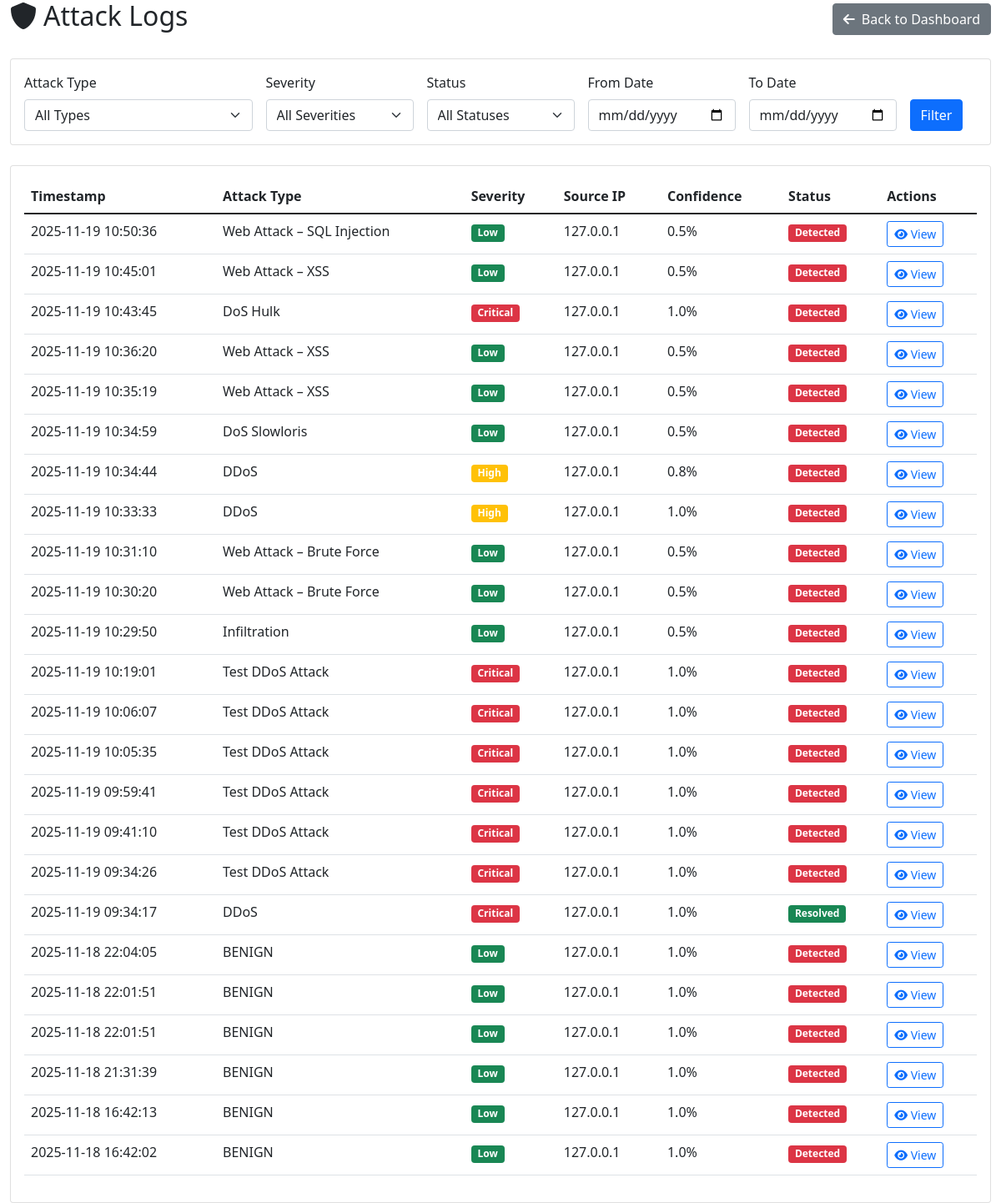
/dashboard/attacks/ (signed in), run on the app's committed database.
### cyberattack/models.py (models this page shows, shortened)
class AttackLog(models.Model):
    ATTACK_TYPES = [
        (0, 'BENIGN'),
        (1, 'DDoS'),
        (2, 'FTP-Patator'),
        (3, 'SSH-Patator'),
        (4, 'DoS Hulk'),
        (5, 'DoS GoldenEye'),
        (6, 'DoS Slowloris'),
        (7, 'DoS Slowhttptest'),
        (8, 'Heartbleed'),
        (9, 'Web Attack – Brute Force'),
        (10, 'Web Attack – XSS'),
        (11, 'Web Attack – SQL Injection'),
        (12, 'Infiltration'),
    ]
    SEVERITY_LEVELS = [
        ('Low', 'Low'),
        ('Medium', 'Medium'),
        ('High', 'High'),
        ('Critical', 'Critical'),
    ]
    STATUS_CHOICES = [
        ('detected', 'Detected'),
        ('investigating', 'Under Investigation'),
        ('resolved', 'Resolved'),
        ('false_positive', 'False Positive'),
    ]
    attack_type = models.IntegerField(choices=ATTACK_TYPES, default=0)
    attack_name = models.CharField(max_length=100)
    severity = models.CharField(max_length=20, choices=SEVERITY_LEVELS, default='Medium')
    confidence_score = models.FloatField(default=0.0)
    destination_port = models.FloatField()
    flow_iat_min = models.FloatField()
    init_win_bytes_forward = models.FloatField()
    flow_duration = models.FloatField()
    total_length_of_fwd_packets = models.FloatField()
    init_win_bytes_backward = models.FloatField()
    flow_bytes_s = models.FloatField()
    fwd_iat_min = models.FloatField()
    bwd_packets_s = models.FloatField()
    fwd_packet_length_max = models.FloatField()
    bwd_iat_total = models.FloatField()
    fin_flag_count = models.FloatField()
    flow_packets_s = models.FloatField()
    source_ip = models.GenericIPAddressField(null=True, blank=True)
    user_agent = models.TextField(null=True, blank=True)
    request_path = models.CharField(max_length=500, null=True, blank=True)
    timestamp = models.DateTimeField(default=django_timezone.now)
    scenario_name = models.CharField(max_length=200, default='Unknown')
    status = models.CharField(max_length=20, choices=STATUS_CHOICES, default='detected')
    investigated_by = models.ForeignKey(User, on_delete=models.SET_NULL, null=True, blank=True)
    investigation_notes = models.TextField(blank=True)
    resolved_at = models.DateTimeField(null=True, blank=True)
    class Meta:
        ordering = ['-timestamp']
        indexes = [
            models.Index(fields=['timestamp']),
            models.Index(fields=['attack_type']),
            models.Index(fields=['severity']),
            models.Index(fields=['status']),
        ]

### cyberattack/admin_views.py (the view)
# urls.py: path('dashboard/attacks/', admin_views.attack_logs, name='attack_logs'),
@login_required
@user_passes_test(is_admin)
def attack_logs(request):
    logs = AttackLog.objects.all().order_by('-timestamp')
    attack_type = request.GET.get('attack_type')
    severity = request.GET.get('severity')
    status = request.GET.get('status')
    date_from = request.GET.get('date_from')
    date_to = request.GET.get('date_to')
    if attack_type:
        logs = logs.filter(attack_type=attack_type)
    if severity:
        logs = logs.filter(severity=severity)
    if status:
        logs = logs.filter(status=status)
    if date_from:
        logs = logs.filter(timestamp__gte=date_from)
    if date_to:
        logs = logs.filter(timestamp__lte=date_to)
    paginator = Paginator(logs, 25)
    page_number = request.GET.get('page')
    page_obj = paginator.get_page(page_number)
    attack_types = AttackLog.ATTACK_TYPES
    severities = AttackLog.SEVERITY_LEVELS
    statuses = AttackLog.STATUS_CHOICES
    context = {
        'page_obj': page_obj,
        'attack_types': attack_types,
        'severities': severities,
        'statuses': statuses,
        'current_filters': {
            'attack_type': attack_type,
            'severity': severity,
            'status': status,
            'date_from': date_from,
            'date_to': date_to,
        }
    }
    return render(request, 'cyberattack/attack_logs.html', context)

### cyberattack/admin_views.py (called while the page is built)
def is_admin(user):
    return user.is_staff or user.is_superuser

### cyberattack/models.py (called while the page is built)
    @classmethod
    def get_status(cls):
        maintenance, created = cls.objects.get_or_create(pk=1)
        return maintenance

### cyberattack/templates/cyberattack/attack_logs.html (shortened to what this page needs)
<!DOCTYPE html>
<html>
<head>
    <link href="https://cdn.jsdelivr.net/npm/bootstrap@5.1.3/dist/css/bootstrap.min.css" rel="stylesheet">
    <link href="https://cdnjs.cloudflare.com/ajax/libs/font-awesome/6.0.0/css/all.min.css" rel="stylesheet">
</head>
<body>
    <div class="container-fluid">
        <div class="row">
            <div class="col-12">
                <div class="d-flex justify-content-between align-items-center mb-4">
                    <h2><i class="fas fa-shield-alt me-2"></i>Attack Logs</h2>
                    <a href="{% url 'admin_dashboard' %}" class="btn btn-secondary">
                        <i class="fas fa-arrow-left me-2"></i>Back to Dashboard
                    </a>
                </div>
                <div class="card mb-4">
                    <div class="card-body">
                        <form method="get" class="row g-3">
                            <div class="col-md-3">
                                <label class="form-label">Attack Type</label>
                                <select name="attack_type" class="form-select">
                                    <option value="">All Types</option>
                                </select>
                            </div>
                            <div class="col-md-2">
                                <label class="form-label">Severity</label>
                                <select name="severity" class="form-select">
                                    <option value="">All Severities</option>
                                </select>
                            </div>
                            <div class="col-md-2">
                                <label class="form-label">Status</label>
                                <select name="status" class="form-select">
                                    <option value="">All Statuses</option>
                                </select>
                            </div>
                            <div class="col-md-2">
                                <label class="form-label">From Date</label>
                                <input type="date" name="date_from" class="form-control" value="{{ current_filters.date_from }}">
                            </div>
                            <div class="col-md-2">
                                <label class="form-label">To Date</label>
                                <input type="date" name="date_to" class="form-control" value="{{ current_filters.date_to }}">
                            </div>
                            <div class="col-md-1">
                                <label class="form-label">&nbsp;</label>
                                <button type="submit" class="btn btn-primary d-block">Filter</button>
                            </div>
                        </form>
                    </div>
                </div>
                <div class="card">
                    <div class="card-body">
                        {% if page_obj %}
                            <div class="table-responsive">
                                <table class="table table-hover">
                                    <thead>
                                        <tr>
                                            <th>Timestamp</th>
                                            <th>Attack Type</th>
                                            <th>Severity</th>
                                            <th>Source IP</th>
                                            <th>Confidence</th>
                                            <th>Status</th>
                                            <th>Actions</th>
                                        </tr>
                                    </thead>
                                    <tbody>
                                        {% for attack in page_obj %}
                                        <tr>
                                            <td>{{ attack.timestamp|date:"Y-m-d H:i:s" }}</td>
                                            <td>{{ attack.attack_name }}</td>
                                            <td>
                                                <span class="badge bg-{% if attack.severity == 'Critical' %}danger{% elif attack.severity == 'High' %}warning{% elif attack.severity == 'Medium' %}info{% else %}success{% endif %}">
                                                    {{ attack.severity }}
                                                </span>
                                            </td>
                                            <td>{{ attack.source_ip|default:"Unknown" }}</td>
                                            <td>{{ attack.confidence_score|floatformat:1 }}%</td>
                                            <td>
                                                <span class="badge bg-{% if attack.status == 'resolved' %}success{% elif attack.status == 'investigating' %}warning{% elif attack.status == 'false_positive' %}secondary{% else %}danger{% endif %}">
                                                    {{ attack.get_status_display }}
                                                </span>
                                            </td>
                                            <td>
                                                <a href="{% url 'attack_detail' attack.id %}" class="btn btn-sm btn-outline-primary">
                                                    <i class="fas fa-eye"></i> View
                                                </a>
                                            </td>
                                        </tr>
                                        {% endfor %}
                                    </tbody>
                                </table>
                            </div>
                        {% else %}
                            <div class="text-center py-5">
                                <i class="fas fa-shield-alt fa-3x text-muted mb-3"></i>
                                <h5 class="text-muted">No attack logs found</h5>
                                <p class="text-muted">Try adjusting your filters or check back later.</p>
                            </div>
                        {% endif %}
                    </div>
                </div>
            </div>
        </div>
    </div>
</body>
</html>

### data on the page
AttackLog: timestamp "2025-11-19 10:50:36", attack_name "Web Attack – SQL Injection", severity "Low", source_ip "127.0.0.1", confidence_score "0.5", status "Detected"
AttackLog: timestamp "2025-11-19 10:45:01", attack_name "Web Attack – XSS", severity "Low", source_ip "127.0.0.1", confidence_score "0.5", status "Detected"
AttackLog: timestamp "2025-11-19 10:43:45", attack_name "DoS Hulk", severity "Critical", source_ip "127.0.0.1", confidence_score "1.0", status "Detected"
AttackLog: timestamp "2025-11-19 10:36:20", attack_name "Web Attack – XSS", severity "Low", source_ip "127.0.0.1", confidence_score "0.5", status "Detected"
AttackLog: timestamp "2025-11-19 10:35:19", attack_name "Web Attack – XSS", severity "Low", source_ip "127.0.0.1", confidence_score "0.5", status "Detected"
AttackLog: timestamp "2025-11-19 10:34:59", attack_name "DoS Slowloris", severity "Low", source_ip "127.0.0.1", confidence_score "0.5", status "Detected"
AttackLog: timestamp "2025-11-19 10:34:44", attack_name "DDoS", severity "High", source_ip "127.0.0.1", confidence_score "0.8", status "Detected"
AttackLog: timestamp "2025-11-19 10:33:33", attack_name "DDoS", severity "High", source_ip "127.0.0.1", confidence_score "1.0", status "Detected"
AttackLog: timestamp "2025-11-19 10:31:10", attack_name "Web Attack – Brute Force", severity "Low", source_ip "127.0.0.1", confidence_score "0.5", status "Detected"
AttackLog: timestamp "2025-11-19 10:30:20", attack_name "Web Attack – Brute Force", severity "Low", source_ip "127.0.0.1", confidence_score "0.5", status "Detected"
AttackLog: timestamp "2025-11-19 10:29:50", attack_name "Infiltration", severity "Low", source_ip "127.0.0.1", confidence_score "0.5", status "Detected"
AttackLog: timestamp "2025-11-19 10:19:01", attack_name "Test DDoS Attack", severity "Critical", source_ip "127.0.0.1", confidence_score "1.0", status "Detected"
AttackLog: timestamp "2025-11-19 10:06:07", attack_name "Test DDoS Attack", severity "Critical", source_ip "127.0.0.1", confidence_score "1.0", status "Detected"
AttackLog: timestamp "2025-11-19 10:05:35", attack_name "Test DDoS Attack", severity "Critical", source_ip "127.0.0.1", confidence_score "1.0", status "Detected"
AttackLog: timestamp "2025-11-19 09:59:41", attack_name "Test DDoS Attack", severity "Critical", source_ip "127.0.0.1", confidence_score "1.0", status "Detected"
AttackLog: timestamp "2025-11-19 09:41:10", attack_name "Test DDoS Attack", severity "Critical", source_ip "127.0.0.1", confidence_score "1.0", status "Detected"
AttackLog: timestamp "2025-11-19 09:34:26", attack_name "Test DDoS Attack", severity "Critical", source_ip "127.0.0.1", confidence_score "1.0", status "Detected"
AttackLog: timestamp "2025-11-19 09:34:17", attack_name "DDoS", severity "Critical", source_ip "127.0.0.1", confidence_score "1.0", status "Resolved"
AttackLog: timestamp "2025-11-18 22:04:05", attack_name "BENIGN", severity "Low", source_ip "127.0.0.1", confidence_score "1.0", status "Detected"
AttackLog: timestamp "2025-11-18 22:01:51", attack_name "BENIGN", severity "Low", source_ip "127.0.0.1", confidence_score "1.0", status "Detected"
AttackLog: timestamp "2025-11-18 22:01:51", attack_name "BENIGN", severity "Low", source_ip "127.0.0.1", confidence_score "1.0", status "Detected"
AttackLog: timestamp "2025-11-18 21:31:39", attack_name "BENIGN", severity "Low", source_ip "127.0.0.1", confidence_score "1.0", status "Detected"
AttackLog: timestamp "2025-11-18 16:42:13", attack_name "BENIGN", severity "Low", source_ip "127.0.0.1", confidence_score "1.0", status "Detected"
AttackLog: timestamp "2025-11-18 16:42:02", attack_name "BENIGN", severity "Low", source_ip "127.0.0.1", confidence_score "1.0", status "Detected"
